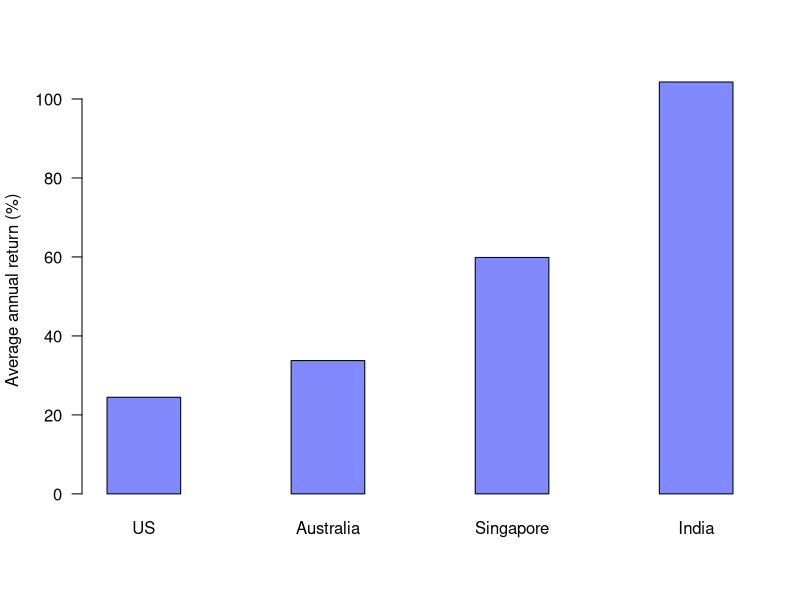

Write the R code that produced this figure.
# read data from Monthly.csv file specially extracted
# from the Excel data spreadsheet
monthly <- read.table('Monthly.csv', header=TRUE, sep=',')

# convert Date column to Date object type
monthly$Date <- as.Date(as.character(monthly$Date))

annual.return <- function(dates, vals) {
  min.index <- match(min(dates), dates)
  max.index <- match(max(dates), dates)
  dt <- as.numeric(dates[max.index]-dates[min.index])/365.25
  log(vals[max.index]/vals[min.index])/dt*100
}

ar <- sapply(list(US=monthly$S.PCOMP, 
                  Australia=monthly$AUSTALL,
                  Singapore=monthly$SNGPORI, 
                  India=monthly$INDIA.DS..Price.),
             function(vals) annual.return(monthly$Date, vals))
barplot(ar, col='#818AFC', las=1,
        ylab='Average annual return (%)', space=1.5)
